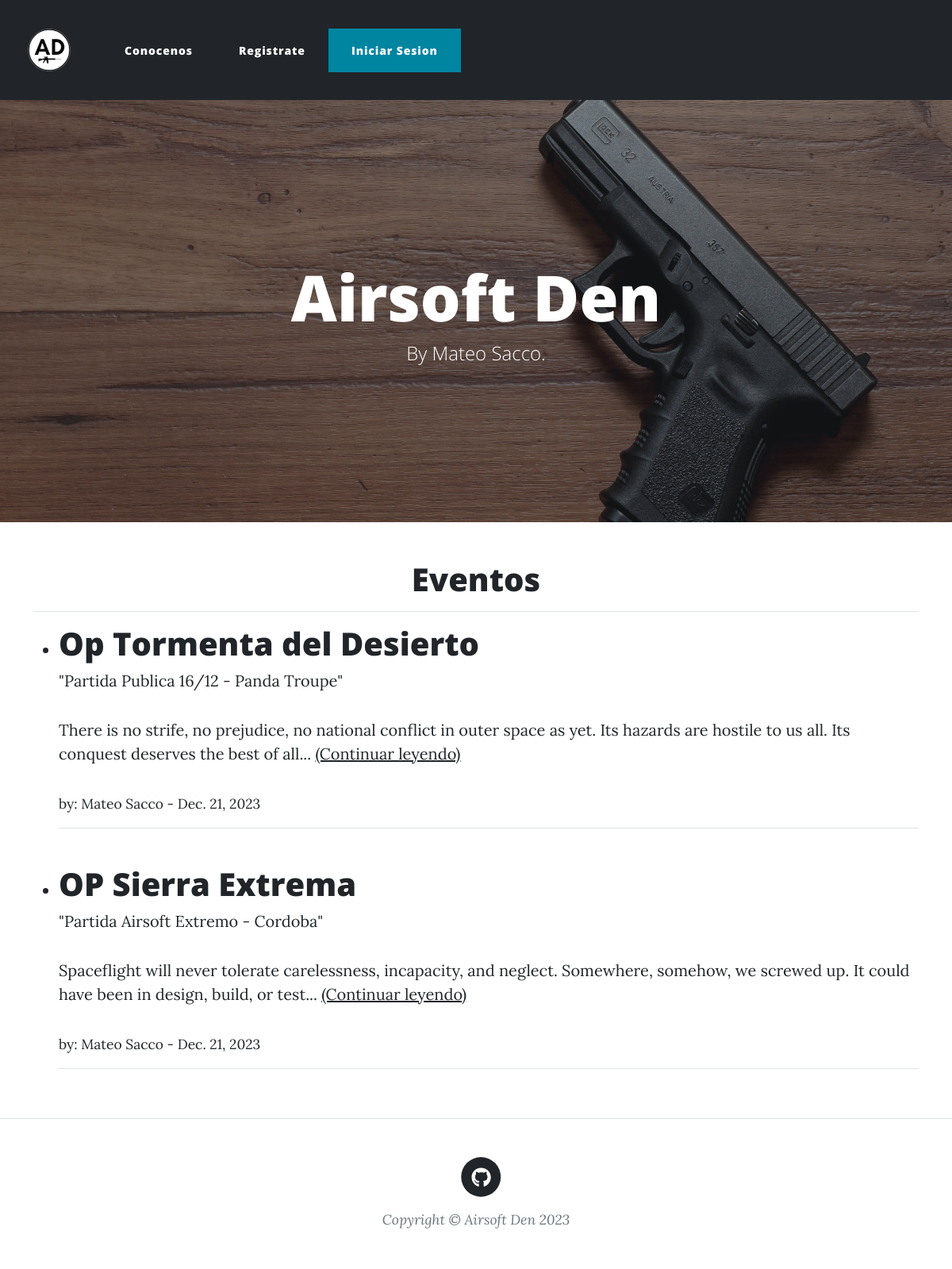
Before: /category/Eventos with the older database file.
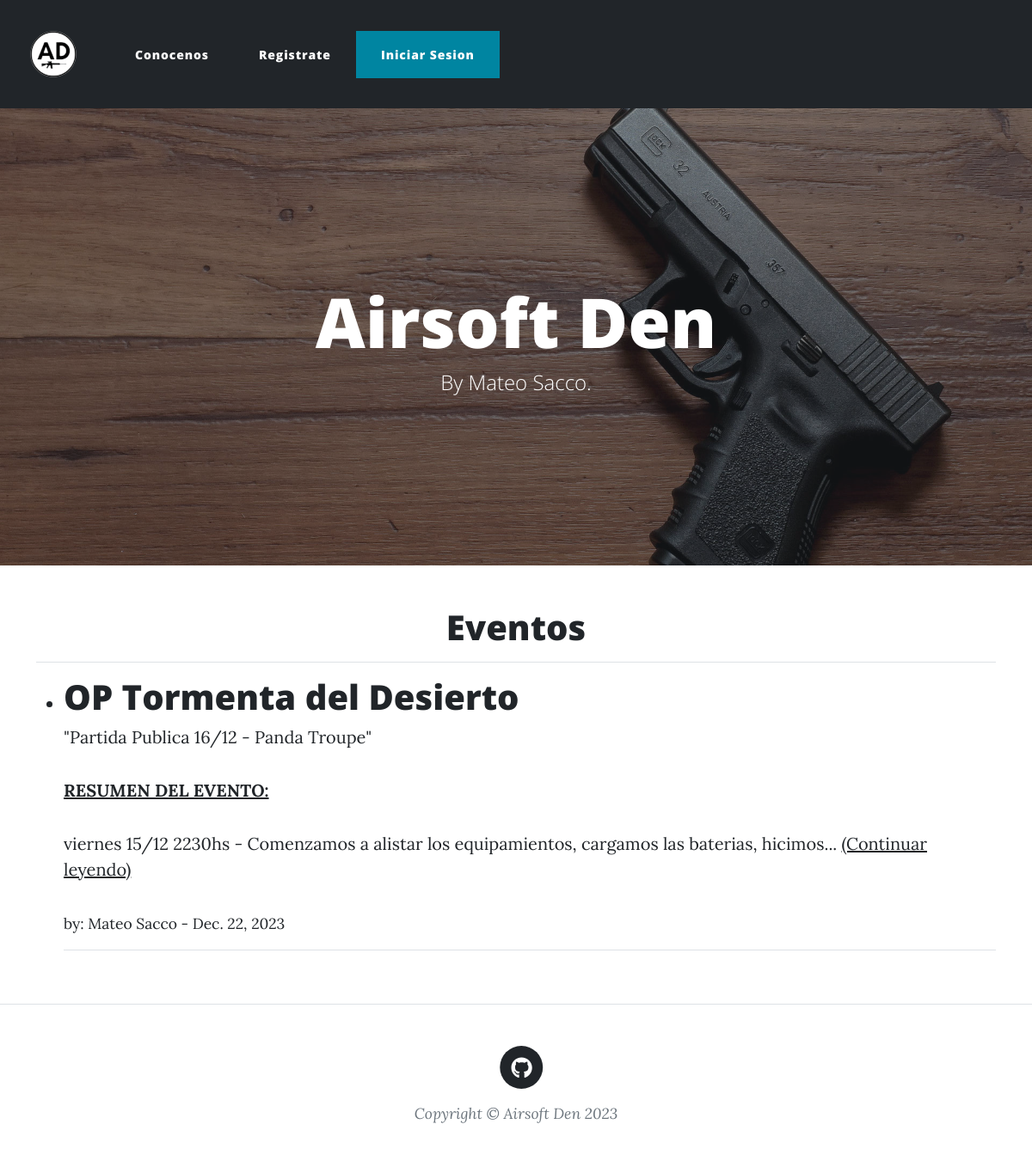
After: the same page with the newer database file.
### blogAPP/models.py (models this page shows, shortened)
class Post(models.Model):
    titulo = models.CharField(max_length=255)
    subtitulo = models.CharField(max_length=255)
    autor = models.ForeignKey(User, on_delete=models.CASCADE)
    texto = RichTextField(blank=True, null=True)
    fecha = models.DateField(auto_now_add=True, auto_now=False)
    categoria = models.CharField(max_length=20, default='Sin Categoria')
    imagen = models.ImageField(null=True, blank=True, upload_to="images/")

### blogAPP/views.py (the view)
# urls.py: path('category/<str:cats>', CategoryView, name="Category"),
def CategoryView(request, cats):
    category_posts = Post.objects.filter(categoria=cats)
    return render(request, "categories.html", {'cats':cats, 'category_posts':category_posts})

### blogAPP/templates/categories.html (shortened to what this page needs)
{% extends "main.html" %}
{% load static %}
{% block contenidoQueCambia%}
{% if category_posts %}
    <center><h1>{{ cats }}</h1></center>
    <hr>
    <ul>
    {% for post in category_posts %}
    <li><h1><a href="{% url 'article-detail' post.pk %}">{{ post.titulo }}</a></h1>
        "{{ post.subtitulo }}"<br>
        <p> {{ post.texto | slice:":150" | safe }}... <a href="{% url 'article-detail' post.pk %}">(Continuar leyendo)</a></p>
        <small> by: {{ post.autor.first_name }}  {{ post.autor.last_name }} - {{ post.fecha }} </small><br></a>
        </li>
        <hr>
        <br>
    {% endfor %}
    </ul>
{% else %}
    <center><h2><strong>Esta pagina no existe!</strong></h2></center>
    <br>
    <br>
{% endif %}
{% endblock contenidoQueCambia%}

Changed rows visible on the page:
removed Post: titulo "Op Tormenta del Desierto", subtitulo "Partida Publica 16/12 - Panda Troupe", texto "There is no strife, no prejudice, no national conflict in outer space as yet. Its hazards are hostile to us all. Its conquest deserves the best of all", autor.first_name "Mateo", autor.last_name "Sacco", fecha "Dec. 21, 2023"
removed Post: titulo "OP Sierra Extrema", subtitulo "Partida Airsoft Extremo - Cordoba", texto "Spaceflight will never tolerate carelessness, incapacity, and neglect. Somewhere, somehow, we screwed up. It could have been in design, build, or test", autor.first_name "Mateo", autor.last_name "Sacco", fecha "Dec. 21, 2023"
now on this page (row edited): Post: categoria "Eventos", titulo "OP Tormenta del Desierto", subtitulo "Partida Publica 16/12 - Panda Troupe", texto "RESUMEN DEL EVENTO: viernes 15/12 2230hs - Comenzamos a alistar los equipamientos, cargamos las baterias, hicimos", autor.first_name "Mateo", autor.last_name "Sacco", fecha "Dec. 22, 2023"
Other visible differences:
{{ cats }}: "Eventos" → (not shown)
